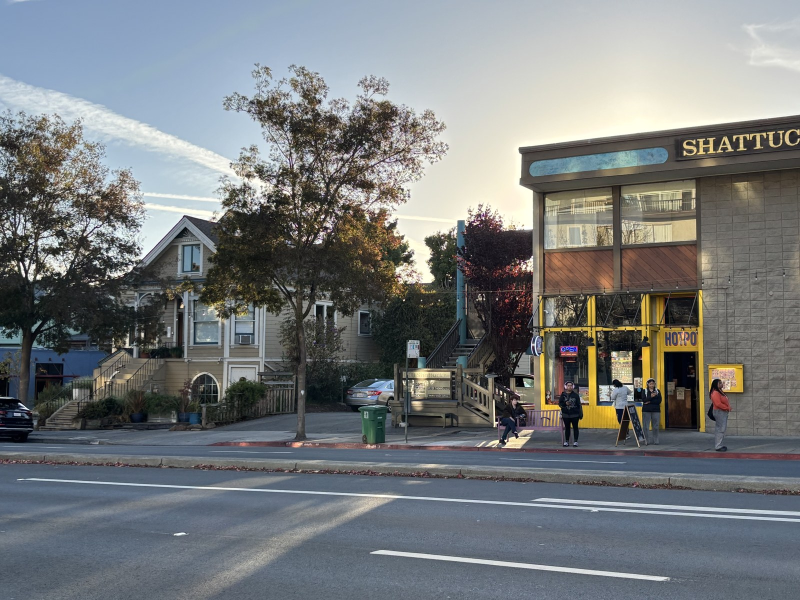
#> input picture 4/img/a/sn_1.jpg, 1600 x 1200 px, found by its file name (shown at 1/2 size)
$ python partb.py
#> lines starting #> are read from the running program, lines starting #| are printed output that depends on the picture
import numpy as np
from PIL import Image
from harris import get_harris_corners, dist2
import matplotlib.pyplot as plt
from scipy.ndimage import gaussian_filter
from parta import computeH
import os, shutil
from parta import make_mosaic, save_mosaic

def img2arr(path):
#> called with path = '4/raw/sn_1.jpg'
    img = Image.open(path).convert('L')
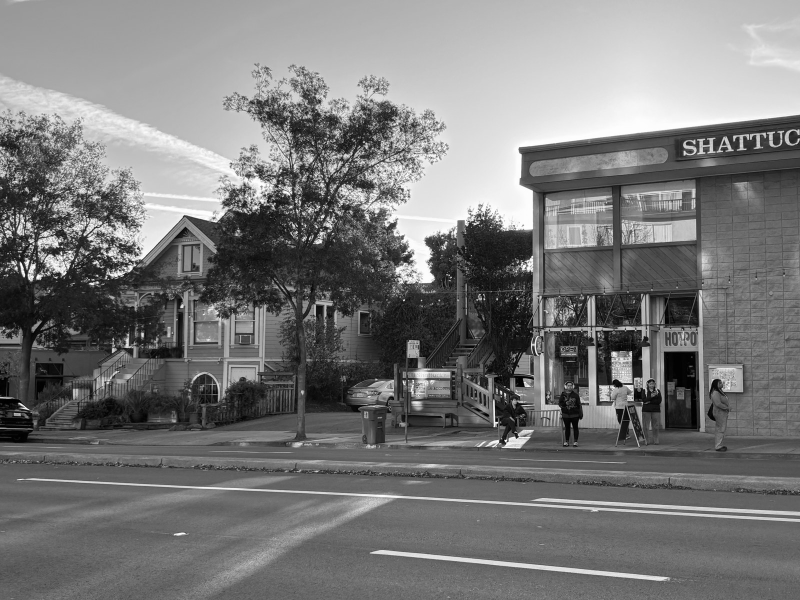
#> img: PIL image 1600x1200 L (shown at 1/2 size); min 0, max 255, mean 121.1
    if img.width > 1000:
        scale = 1000 / img.width
#> scale = 0.625
        img = img.resize((1000, int(img.height * scale)), Image.LANCZOS)
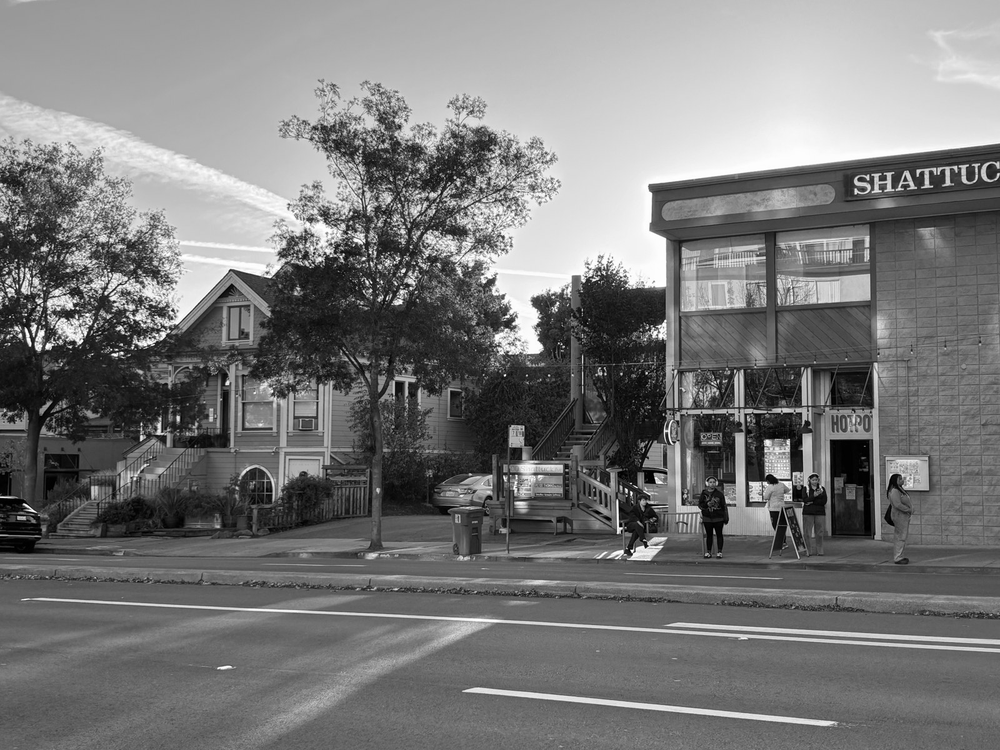
#> img: PIL image 1000x750 L; min 0, max 255, mean 121.1
    out = np.array(img, dtype=np.float64)
    return out / 255.0

# [23 lines left out: functions load_rgb, anms, not called in this run]

def blur(img):
    blur = gaussian_filter(img, sigma=2)
    return blur

# [100 lines left out: functions patch, extract_feature_desc, feature_match, ransac, show_corners, show_descriptors and 2 more, not called in this run]

if __name__ == "__main__":
    g = img2arr('4/raw/sn_1.jpg')
#> (the run stopped early here; a loop or call above may not have finished)

$ run again, with 4/img/a/corr_gw_1.jpg copied over 4/img/a/sn_1.jpg
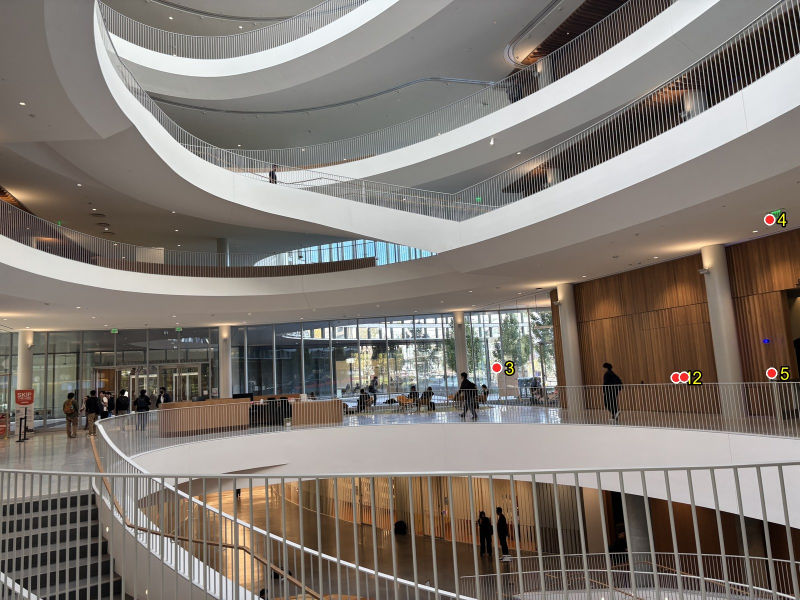
#> input picture 4/img/a/corr_gw_1.jpg, 1600 x 1200 px, found by its file name (shown at 1/2 size)
#> in img2arr, `img = Image.open(path).convert('L')`:
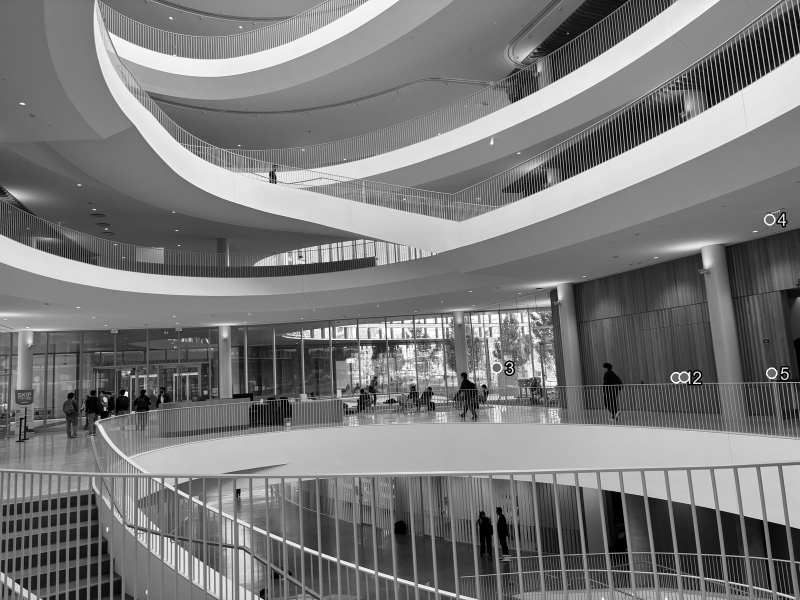
#> img: PIL image 1600x1200 L (shown at 1/2 size); min 0, max 255, mean 121.9
#> in img2arr, `img = img.resize((1000, int(img.height * scale)), Image.LANCZOS)`:
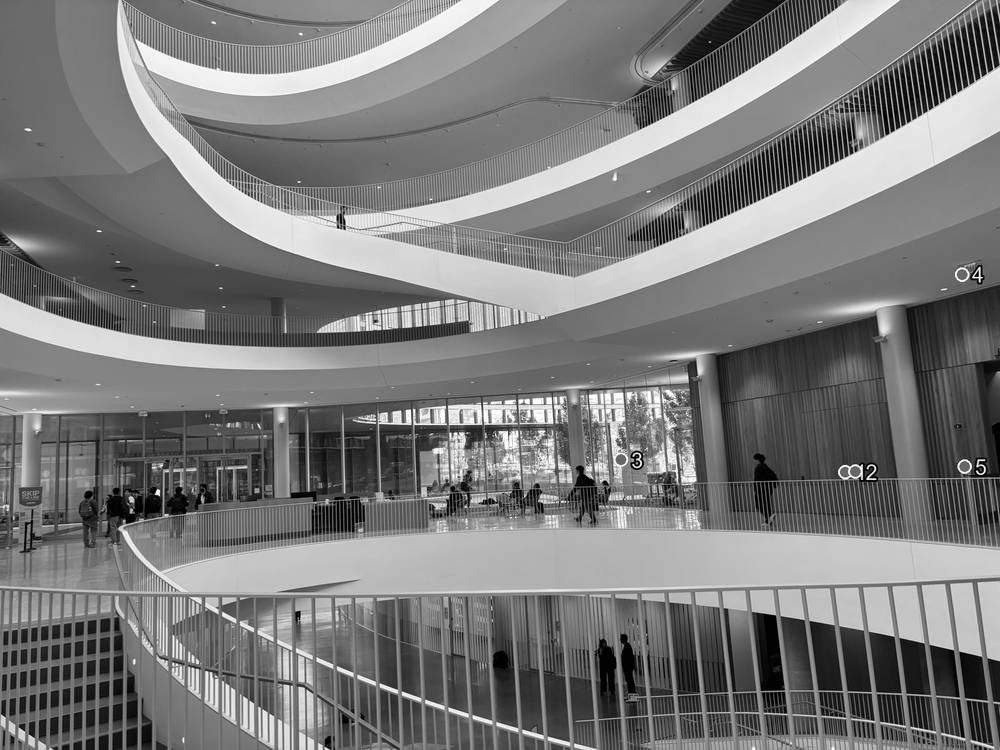
#> img: PIL image 1000x750 L; min 0, max 255, mean 121.9

$ run again, with 4/img/a/corr_gw_2.jpg copied over 4/img/a/sn_1.jpg
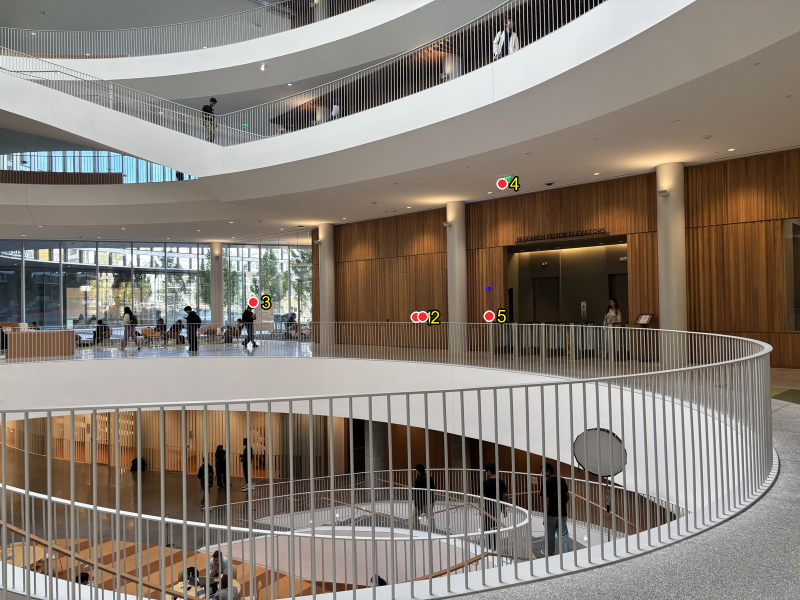
#> input picture 4/img/a/corr_gw_2.jpg, 1600 x 1200 px, found by its file name (shown at 1/2 size)
#> in img2arr, `img = Image.open(path).convert('L')`:
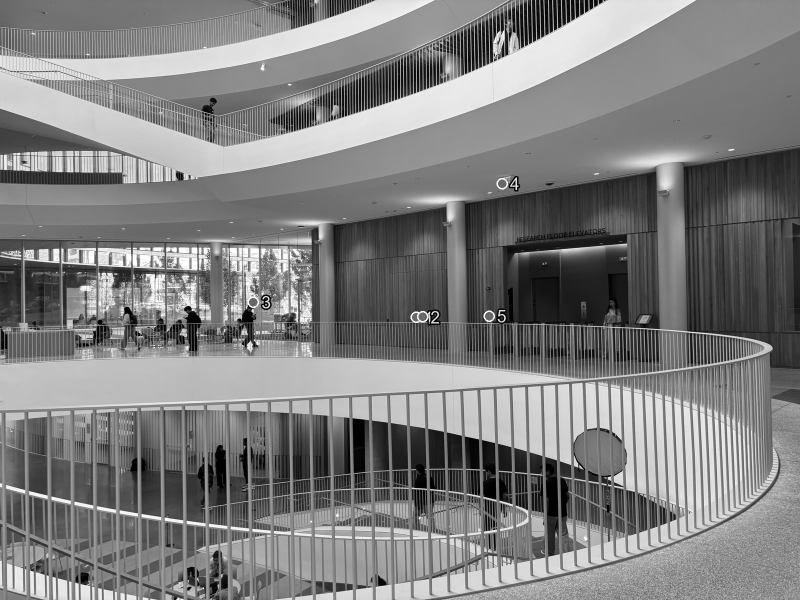
#> img: PIL image 1600x1200 L (shown at 1/2 size); min 0, max 255, mean 126.6
#> in img2arr, `img = img.resize((1000, int(img.height * scale)), Image.LANCZOS)`:
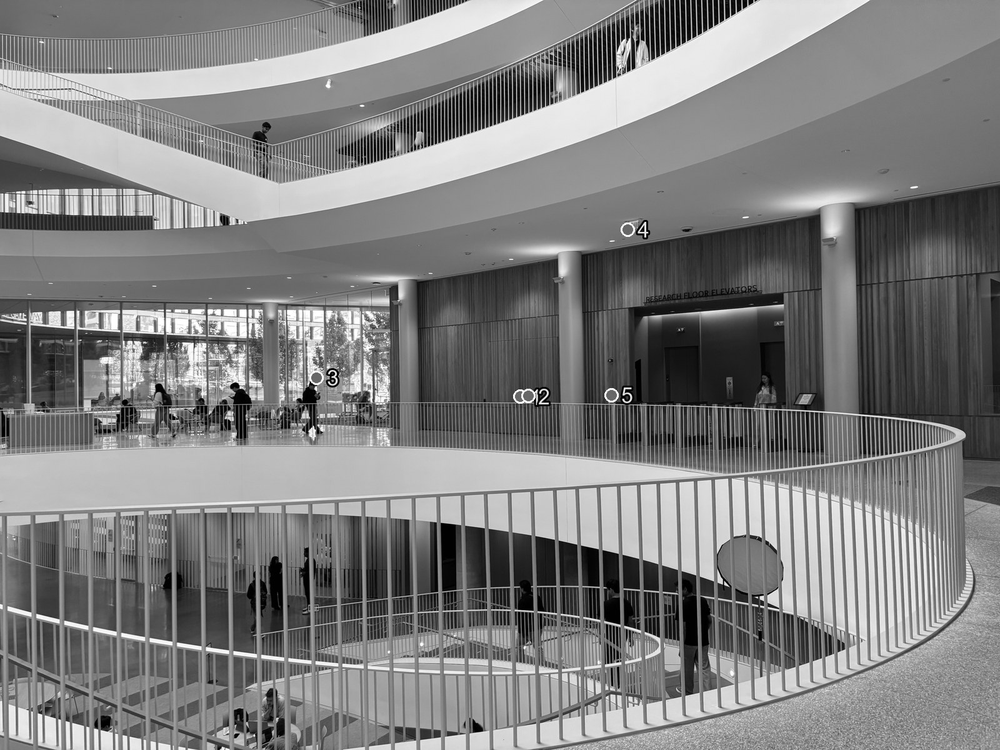
#> img: PIL image 1000x750 L; min 0, max 255, mean 126.6
